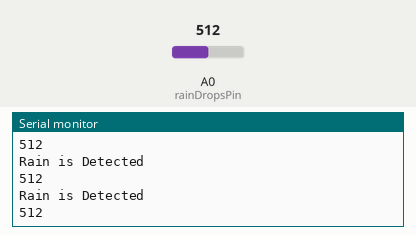
This sketch was run on a simulated Arduino Uno, built with avr-gcc and run on an emulated ATmega328P. On the bench: the last lines printed to the serial monitor. Inputs (shaded band) come from the test bench; at power-on: A0 (rainDropsPin) = 512.

Above: at 1.3 s.
1.4 s: A0 (rainDropsPin) set to 710
At 1.82 s:
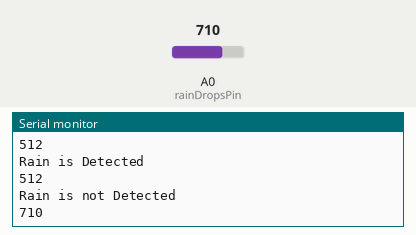
3.5 s: A0 (rainDropsPin) set to 716
At 3.82 s:
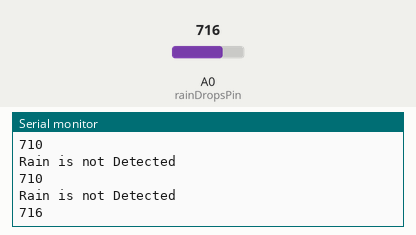
Timing chart, 0 to 6.5 s (numbered marks = the images above; inputs shaded):
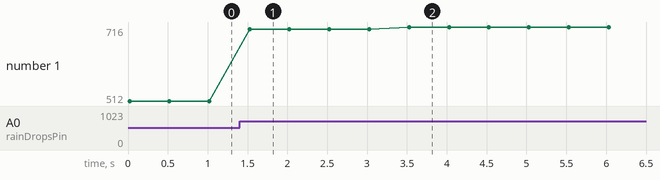

Measured:
- after the input at 1.4 s, the serial monitor: prints a new line after 0.10 s (image 1)
- after the input at 3.5 s, the serial monitor: prints a new line at once (image 2)
- plotted number 1: 512 → 710 after the input at 1.4 s, 710 → 716 after the input at 3.5 s

The sketch:

rain_detect.ino
```cpp
/**
 * @author Yasara JLP
 * RainDrops Sensor
 *
 */

//Attach sensor's Analoig Out (AO) pin to A0 pin of the Arduino
#define rainDropsPin A0
void setup() {
  Serial.begin(9600);
}
void loop(){
  int sensorReading = analogRead(rainDropsPin);
  if (sensorReading < 700){
  Serial.println("Rain is Detected ");
  }
 else{
  Serial.println("Rain is not Detected ");
 }
 Serial.println(sensorReading);
 delay(500);
}
```
